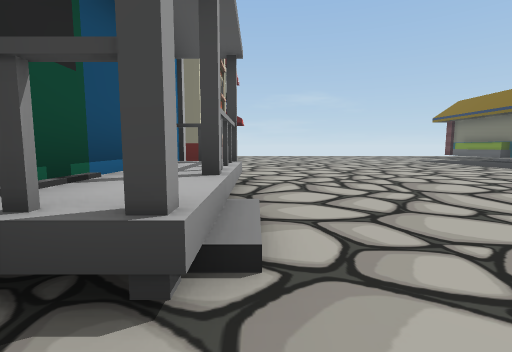
view 1 (above)

20 first-person views from a walk through a scene from a Unity 3-D project. The camera is 1.3 m above the floor, tilts 6° down and sees 85° across. The floor is counted in squares, 2 m on a side. Each view is taken from the middle of a square. On the plan, view 1 faces up. The plan holds only what a view shows up to about 9 squares ahead; the rest is blank. The place goes on beyond the plan. Some animated figures are not drawn.

view 2
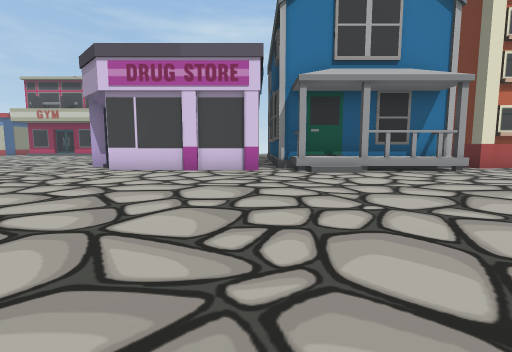

view 3
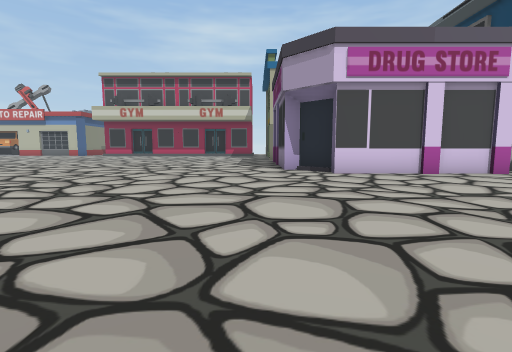

view 4
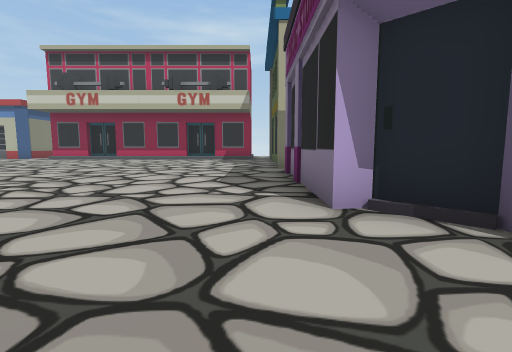

view 5
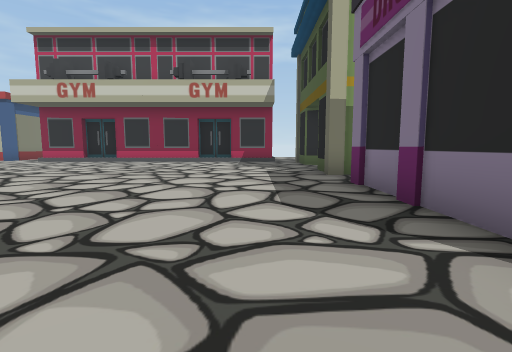

view 6
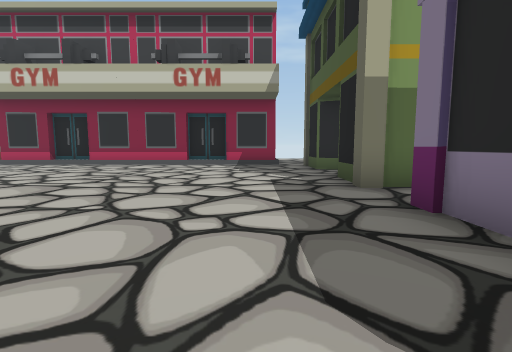

view 7
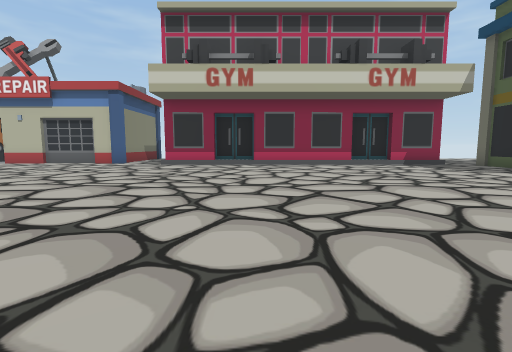

view 8
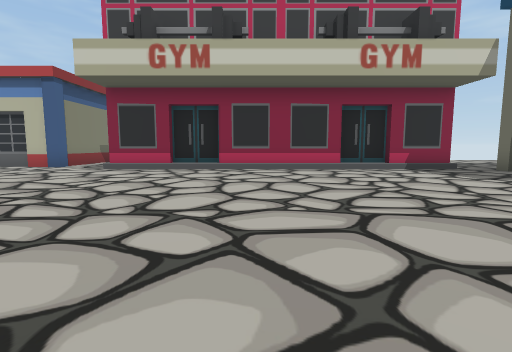

view 9
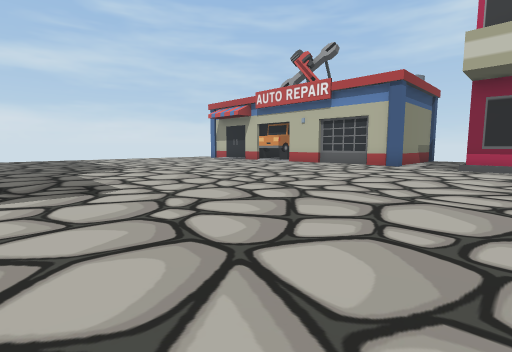

view 10
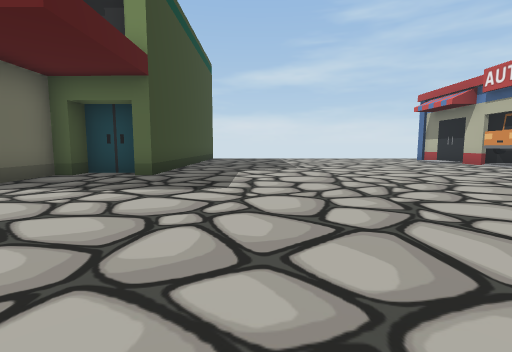

view 11
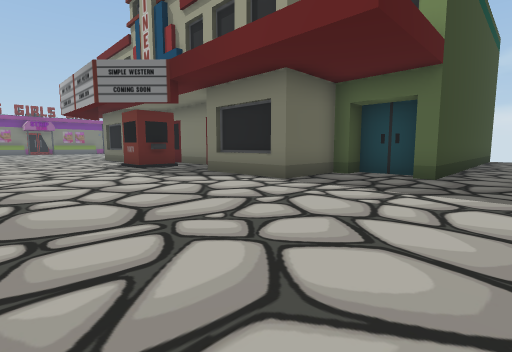

view 12
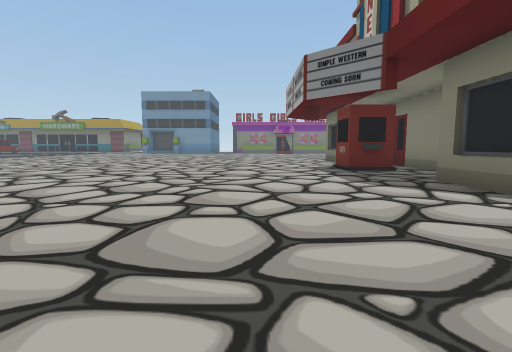

view 13
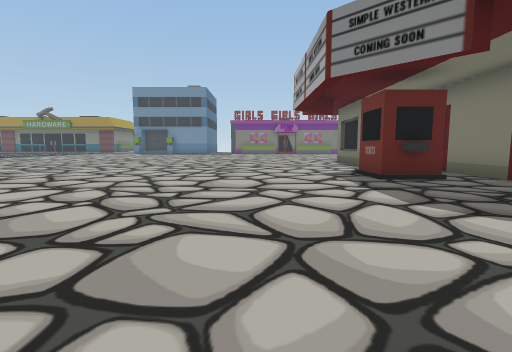

view 14
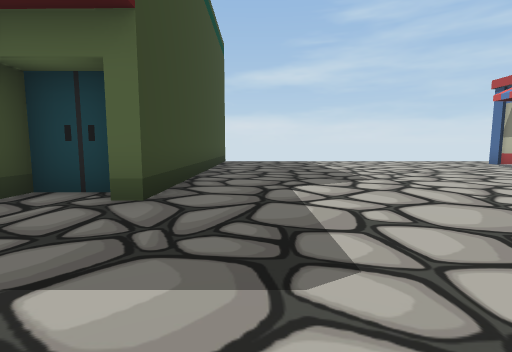

view 15
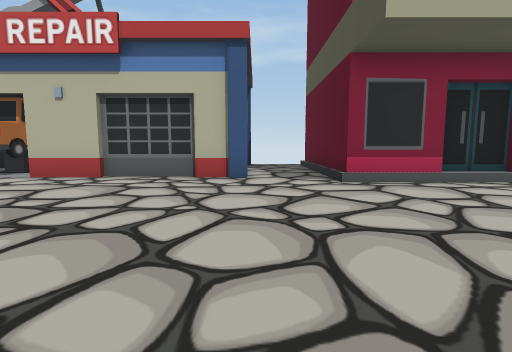

view 16
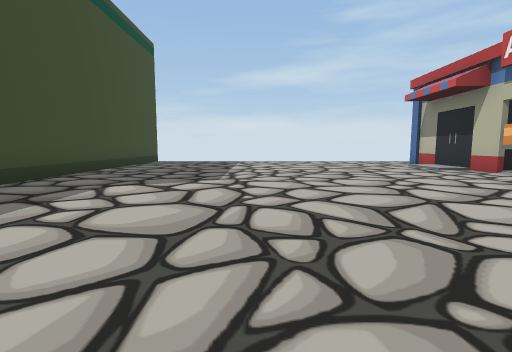

view 17
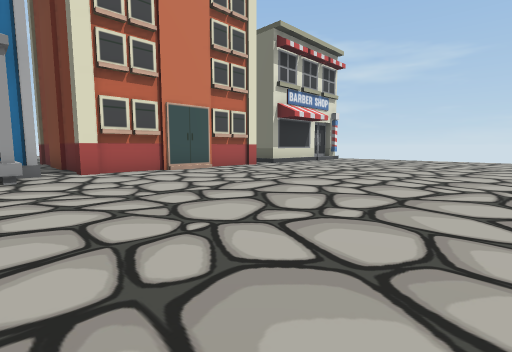

view 18
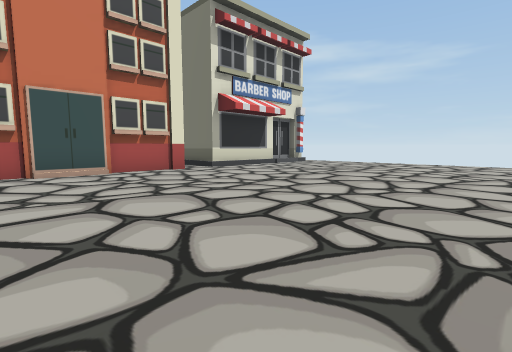

view 19
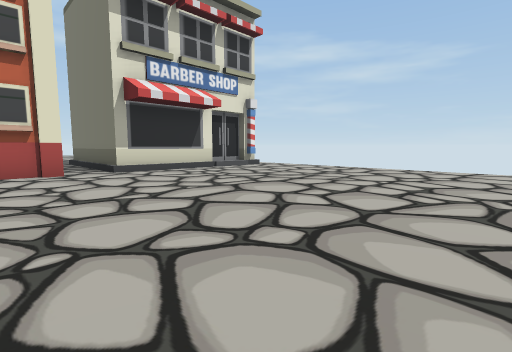

view 20
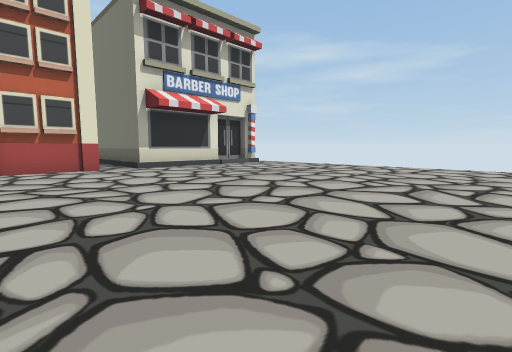

### Floor plan
Key: @ floor where view 1 was taken; # wall or solid block; . main floor; : floor 0.75 m higher than the main floor; / step, stairs or slope; = window, fence, low wall or low ledge; ^ raised ledge; B building.
Columns run from 17 left of view 1 to 7 right of it. Each row starts with its distance up from view 1.
 19                   .......
 18                  ........
 17                 .........
 16                #.........
 15                #.........
 14              ###.........
 13              ............
 12                #.........
 11                #.........
 10                #B........
  9                #B........
  8                #.........
  7                #........
  6                #........
  5                #^.......
  4                #:.....
  3                #:=....
  2                #:/.....
  1                #^.......
  0                 #@.......
 -1                 #.......
 -2                 #......
 -3                 #.....
 -4          #     ##.....
 -5     .##.##.#####.......
 -6     /................../
 -7     /..................
 -8    #/..................
 -9    #/....................
-10     /....................
-11    B/....................
-12     /....................
-13    #/....................
-14    #/....................
-15    #/....................
-16 ####/....................
-17 .........................
-18 .........................
-19    #.................# ..
-20    #............###...
-21    #............#   ###
-22    #..........###
-23    ...........#
-24  BBB..........#
-25  ##B..........#
-26   ##..........#
-27    #..........#

Positions as (right, up) in squares from view 1, and headings:
1: (0, 0), facing up
2: (7, 0), facing left
3: (6, -6), facing left
4: (1, -6), facing left
5: (-1, -7), facing left
6: (-3, -7), facing left
7: (-3, -13), facing left
8: (-5, -12), facing left
9: (-4, -15), facing down-left
10: (-6, -15), facing down
11: (-5, -15), facing down-right
12: (-4, -16), facing right
13: (-2, -16), facing right
14: (-5, -18), facing down
15: (-8, -18), facing left
16: (-8, -18), facing down
17: (6, 5), facing up-left
18: (6, 8), facing up-left
19: (6, 11), facing up-left
20: (7, 10), facing up-left
